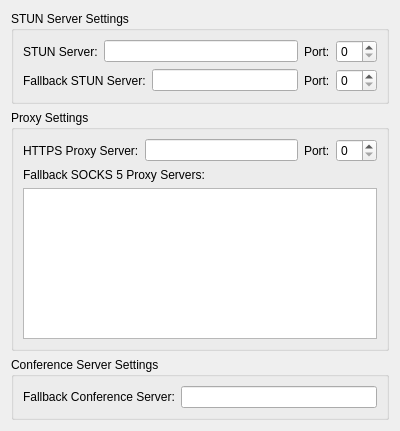
<?xml version="1.0" encoding="UTF-8"?>
<ui version="4.0">
 <class>ProxySettingsWidget</class>
 <widget class="QWidget" name="ProxySettingsWidget">
  <property name="geometry">
   <rect>
    <x>0</x>
    <y>0</y>
    <width>400</width>
    <height>431</height>
   </rect>
  </property>
  <property name="windowTitle">
   <string>Advanced Options</string>
  </property>
  <layout class="QVBoxLayout" name="verticalLayout_4">
   <item>
    <widget class="QGroupBox" name="stunGroupBox">
     <property name="title">
      <string>STUN Server Settings</string>
     </property>
     <layout class="QVBoxLayout" name="verticalLayout">
      <item>
       <layout class="QHBoxLayout" name="horizontalLayout_3">
        <item>
         <widget class="QLabel" name="stunServerLabel">
          <property name="text">
           <string>STUN Server:</string>
          </property>
         </widget>
        </item>
        <item>
         <widget class="KLineEdit" name="stunServerLineEdit"/>
        </item>
        <item>
         <widget class="QLabel" name="stunPortLabel">
          <property name="text">
           <string>Port:</string>
          </property>
         </widget>
        </item>
        <item>
         <widget class="QSpinBox" name="stunPortSpinBox"/>
        </item>
       </layout>
      </item>
      <item>
       <layout class="QHBoxLayout" name="horizontalLayout_2">
        <item>
         <widget class="QLabel" name="fallbackStunServerLabel">
          <property name="text">
           <string>Fallback STUN Server:</string>
          </property>
         </widget>
        </item>
        <item>
         <widget class="KLineEdit" name="fallbackStunServerLineEdit"/>
        </item>
        <item>
         <widget class="QLabel" name="fallbackStunPortLabel">
          <property name="text">
           <string>Port:</string>
          </property>
         </widget>
        </item>
        <item>
         <widget class="QSpinBox" name="fallbackStunPortSpinBox"/>
        </item>
       </layout>
      </item>
     </layout>
    </widget>
   </item>
   <item>
    <widget class="QGroupBox" name="proxyGroupBox">
     <property name="title">
      <string>Proxy Settings</string>
     </property>
     <layout class="QVBoxLayout" name="verticalLayout_2">
      <item>
       <layout class="QHBoxLayout" name="horizontalLayout_4">
        <item>
         <widget class="QLabel" name="httpsProxyServerLabel">
          <property name="text">
           <string>HTTPS Proxy Server:</string>
          </property>
         </widget>
        </item>
        <item>
         <widget class="KLineEdit" name="httpsProxyServerLineEdit"/>
        </item>
        <item>
         <widget class="QLabel" name="httpsProxyPortLabel">
          <property name="text">
           <string>Port:</string>
          </property>
         </widget>
        </item>
        <item>
         <widget class="QSpinBox" name="httpsProxyPortSpinBox"/>
        </item>
       </layout>
      </item>
      <item>
       <widget class="QLabel" name="fallbackSocks5ProxiesLabel">
        <property name="text">
         <string>Fallback SOCKS 5 Proxy Servers:</string>
        </property>
       </widget>
      </item>
      <item>
       <widget class="KTextEdit" name="fallbackSocks5ProxiesTextEdit"/>
      </item>
     </layout>
    </widget>
   </item>
   <item>
    <widget class="QGroupBox" name="conferenceGroupBox">
     <property name="title">
      <string>Conference Server Settings</string>
     </property>
     <layout class="QVBoxLayout" name="verticalLayout_3">
      <item>
       <layout class="QHBoxLayout" name="horizontalLayout">
        <item>
         <widget class="QLabel" name="fallbackConferenceServerLabel">
          <property name="text">
           <string>Fallback Conference Server:</string>
          </property>
         </widget>
        </item>
        <item>
         <widget class="KLineEdit" name="fallbackConferenceServerLineEdit"/>
        </item>
       </layout>
      </item>
     </layout>
    </widget>
   </item>
  </layout>
 </widget>
 <customwidgets>
  <customwidget>
   <class>KLineEdit</class>
   <extends>QLineEdit</extends>
   <header>klineedit.h</header>
  </customwidget>
  <customwidget>
   <class>KTextEdit</class>
   <extends>QTextEdit</extends>
   <header>ktextedit.h</header>
  </customwidget>
 </customwidgets>
 <resources/>
 <connections/>
</ui>
